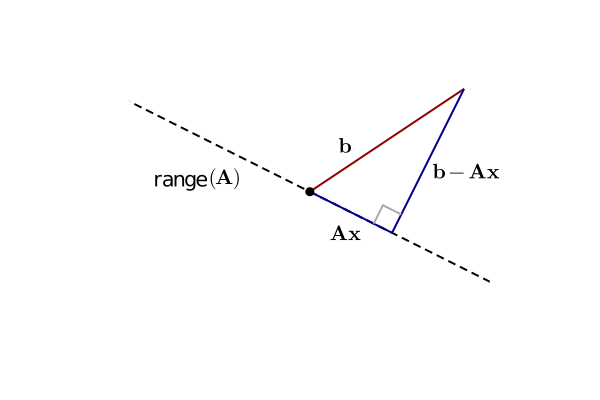

This chart was generated by the following Julia code:
using Plots,LaTeXStrings
using LinearAlgebra,FundamentalsNumericalComputation

gr()
default(legend=nothing,linewidth=2)
plt = plot(aspect_ratio=1,showaxis=false,grid=false,xaxis=:none,yaxis=false)

A=[-2;1];
b=[3,2];

plot!([-3*A[1],3*A[1]],[-3,3]*A[2],l=(:dash,:black))
plot!([0,b[1]],[0,b[2]],l=:darkred)
x = A\b;y = A*x;
plot!([0,y[1]],[0,y[2]],l=:darkblue)
plot!([b[1], y[1]],[b[2], y[2]],l=:darkblue)

scatter!([0],[0],m=(5,:black,:black))

sq = [0.4im, -0.4+0.4im, -0.4];
sq = y[1]+1im*y[2] .+ sq*sign(y[1]+1im*y[2]);
plot!(real(sq),imag(sq),l=:darkgray)
xlims!(-3.5,3.5)
ylims!(-3.5,3.5)

annotate!(-2,0.25,text("range",:right))
annotate!(-1.93,0.25,text(L"(\!\mathbf{A})",:left))
annotate!(.7,0.9,text(L"\mathbf{b}"))
annotate!(1.,-0.8,text(L"\mathbf{A} \mathbf{x}",:right))
annotate!(2.4,0.4,text(L"\mathbf{b} - \mathbf{A} \mathbf{x}",:left))


savefig(plt,"normaleqns2d.svg")